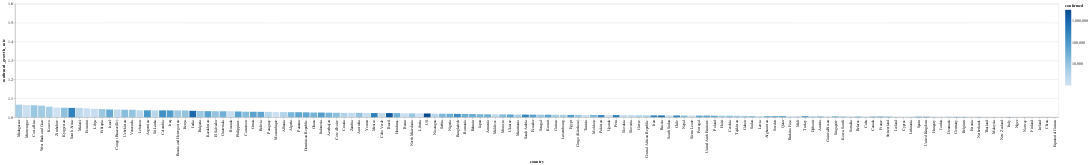

Notebook code cell kept with this figure:
### Markdown cell above
# Tasa de contagios por país

El color corresponde con la cantidad de casos confirmados

### Code cell
today_df = global_df[
    (global_df.date == global_df.date.max()) & 
    (global_df.confirmed > 1000)
]


alt.Chart(today_df).mark_bar().encode(
    x=alt.X(
        'country', 
        sort=list(
            today_df.set_index('country')
                    .confirmed_growth_rate
                    .sort_values()
                    .index[::-1]
        )
    ),
    y=alt.X(
        'confirmed_growth_rate', 
        scale=alt.Scale(domain=[1, 1.6], clamp=True)
    ),
    color=alt.Color('confirmed', scale=alt.Scale(type='log')),
    tooltip=list(today_df.columns)
)

### Figure 1 — Vega-Lite specification as saved in the notebook (floating-point values rounded to 4 significant figures; data arrays with more than 128 entries replaced by an {"elided": "..."} marker saying what was removed)
{"config": {"view": {"continuousWidth": 400, "continuousHeight": 300}}, "data": {"name": "data-bc3423573c81e4972a7b2c411a445122"}, "mark": "bar", "encoding": {"color": {"type": "quantitative", "field": "confirmed", "scale": {"type": "log"}}, "tooltip": [{"type": "temporal", "field": "date"}, {"type": "nominal", "field": "country"}, {"type": "quantitative", "field": "confirmed"}, {"type": "quantitative", "field": "recovered"}, {"type": "quantitative", "field": "death"}, {"type": "quantitative", "field": "confirmed_growth_rate"}, {"type": "quantitative", "field": "death_growth_rate"}, {"type": "temporal", "field": "first_infaction_date"}, {"type": "quantitative", "field": "days_from_first_infection"}, {"type": "temporal", "field": "tenth_infaction_date"}, {"type": "quantitative", "field": "days_from_tenth_infection"}, {"type": "temporal", "field": "first_death_date"}, {"type": "quantitative", "field": "days_from_first_death"}, {"type": "temporal", "field": "tenth_death_date"}, {"type": "quantitative", "field": "days_from_tenth_death"}], "x": {"type": "nominal", "field": "country", "sort": {"elided": "138 str values"}}, "y": {"type": "quantitative", "field": "confirmed_growth_rate", "scale": {"clamp": true, "domain": [1, 1.6]}}}, "$schema": "https://vega.github.io/schema/vega-lite/v4.8.1.json", "datasets": {"data-bc3423573c81e4972a7b2c411a445122": {"elided": "138 records"}}}
